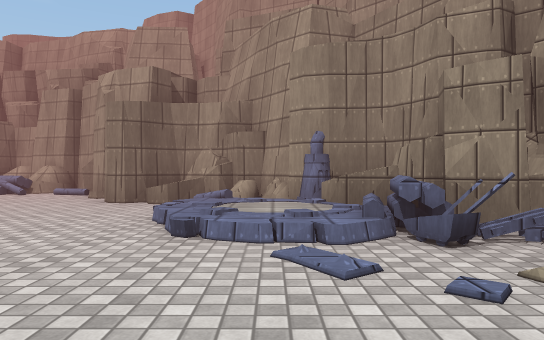
[1] (above)

16 first-person views from a walk through a 3-D level made in the Unity game engine. The camera is 1.2 m above the floor, looks level and sees 70° across. The floor is counted in squares, 2 m on a side. Each view is taken from the middle of a square. On the plan, view 1 faces up. The plan holds only what a view shows up to about 11 squares ahead; the rest is blank. The place goes on beyond the plan. Surface patterns are stand-ins for the level's own textures.

[2]
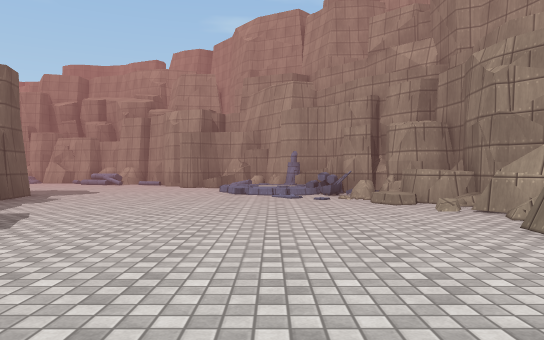

[3]
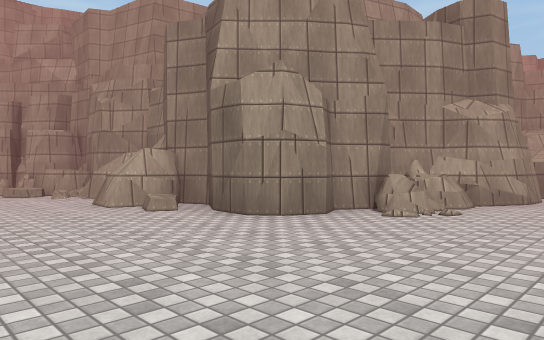

[4]
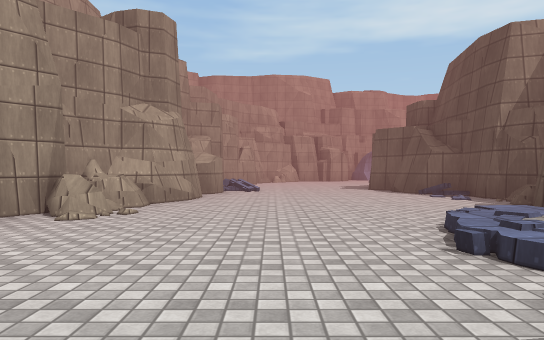

[5]
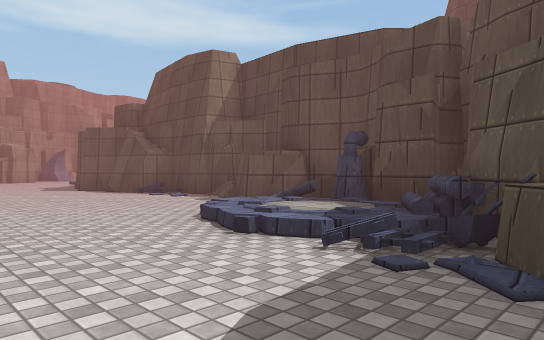

[6]
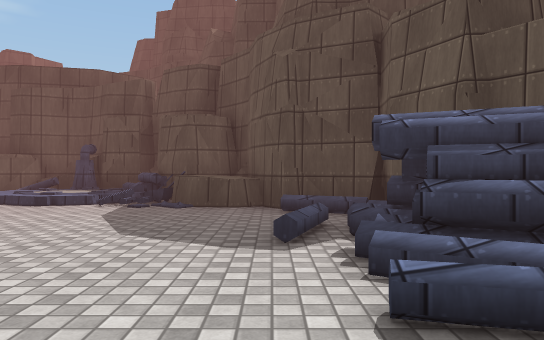

[7]
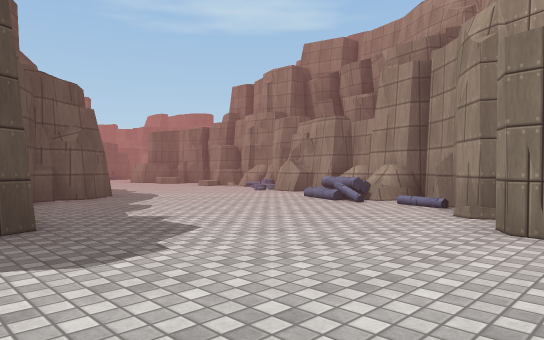

[8]
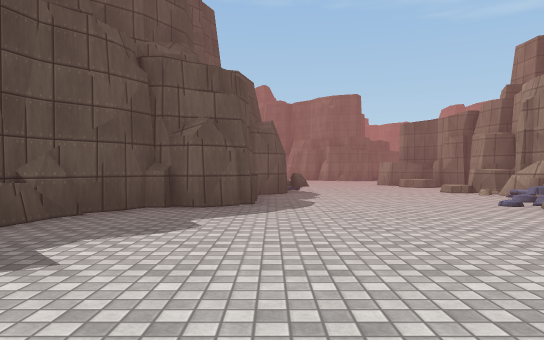

[9]
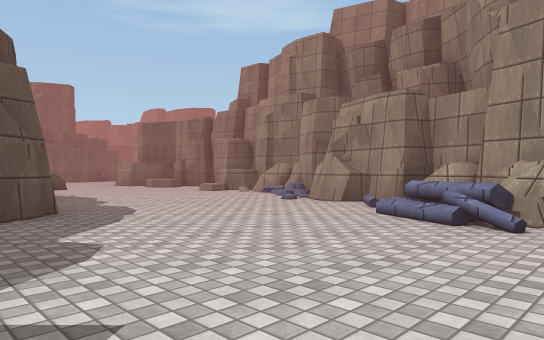

[10]
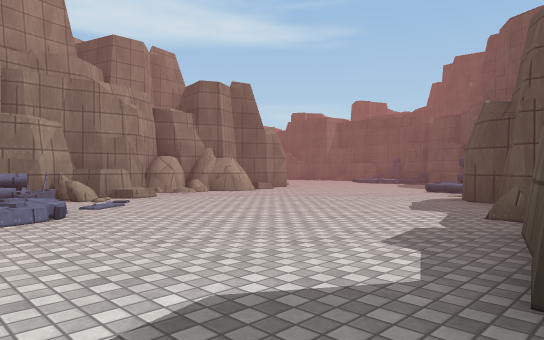

[11]
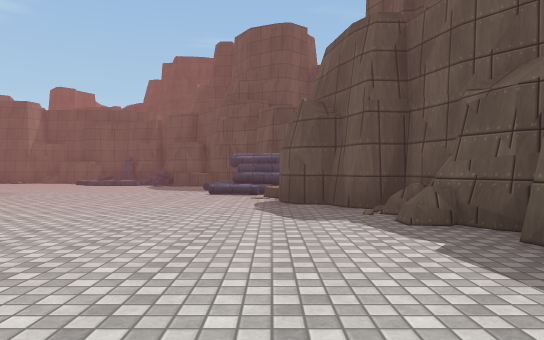

[12]
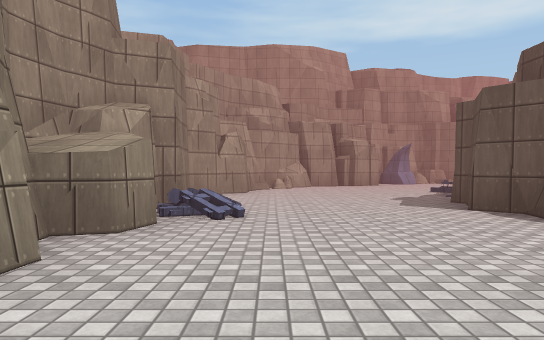

[13]
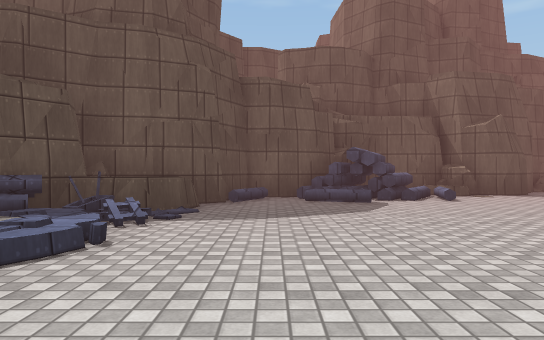

[14]
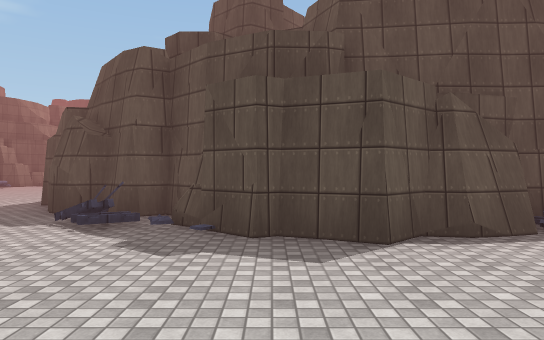

[15]
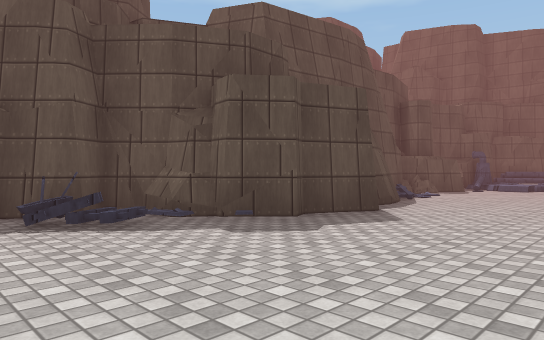

[16]
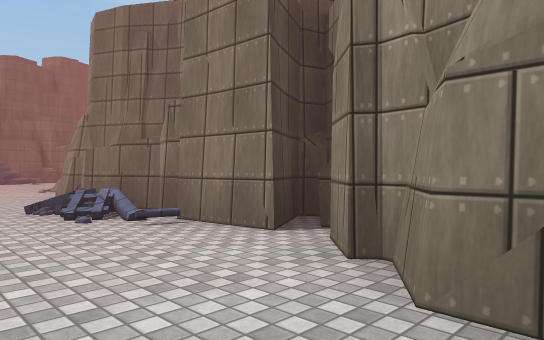

### Floor plan
Key: @ floor where view 1 was taken; # wall or solid block; . main floor; : floor 0.25 m higher than the main floor; + floor 0.5 m higher than the main floor; / step, stairs or slope; = window, fence, low wall or low ledge; ^ raised ledge.
Columns run from 15 left of view 1 to 17 right of it. Each row starts with its distance up from view 1.
 13 #####
 12 .=//#####
 11 ........###
 10 ........==.#
  9 ...........##
  8 =...........###
  7 ##..........#^###
  6    ##.........//##
  5     ##......../:=##
  4      ####...../:=##
  3         ##.....//=#
  2          #.......=##
  1          #......./^#
  0          #.....@..##
 -1          ##........#
 -2           #.......##
 -3           ##......##
 -4            #.......#
 -5            #/......##
 -6            #^/......###
 -7            ##^/......=##########
 -8            ##//...........///..##
 -9             #/...................
-10             ###..................
-11               #^=/+:.............
-12               ###/::/......#.....
-13                 ####/#///#####...
-14                   ########   #.#.
-15                              ####

Positions as (right, up) in squares from view 1, and headings:
1: (0, 0), facing up
2: (0, -6), facing up
3: (0, -9), facing up-right
4: (0, -9), facing right
5: (0, -8), facing down-right
6: (-1, -4), facing down
7: (-2, 3), facing up-left
8: (-4, 7), facing left
9: (-5, 5), facing up-left
10: (-6, 5), facing down-right
11: (-3, 4), facing down
12: (6, -9), facing right
13: (6, -9), facing left
14: (13, -8), facing down
15: (17, -9), facing down-left
16: (17, -10), facing up-left
